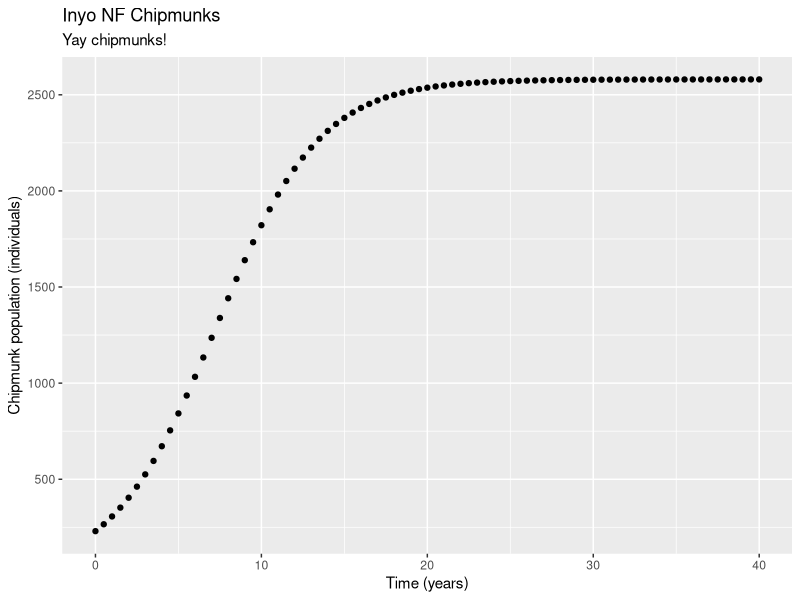

Source code (R):
## ---- chunk 1
knitr::opts_chunk$set(echo = TRUE)

library(tidyverse)
## ---- chunk 2
# Examples of logarithms

log(4)

# Examples of exponents

exp(5)

# A test of log()

log(exp(1))
## ---- chunk 3
# A sequence from 1 to 20, by 1

ex_1 <- seq(from = 1, to = 20, by = 1)

# Vdctor from 0 to 40, by increments of 0.2

ex_2 <- seq(from = 0, to = 40, by = 0.2)

# Vector from 1 to 5000, by increments of 10

ex_3 <- seq(from = 1, to = 5000, by = 10)

## ---- chunk 4
pop_logistic <- function(capacity, init_pop, rate, time_yr) {
  
    capacity/ (1 + ((capacity-init_pop) / init_pop) * exp(-rate * time_yr))
  
}

pop_logistic(capacity = 2580, init_pop = 230, rate = 0.32, time_yr = 2.4)

## ---- chunk 5
# Create a vector of times from 0 to 20, by increments of 0.5

time_vec <- seq(from = 0, to = 40, by = 0.5)


## ---- chunk 6
chipmunk_pop <- pop_logistic(capacity = 2580, init_pop = 230, rate = 0.32, time_yr = time_vec)
## ---- chunk 7

chipmunk_df <- data.frame(time_vec, chipmunk_pop)

chipmunk_df

## ---- chunk 8
ggplot(data = chipmunk_df, aes(x = time_vec, y = chipmunk_pop)) +
  geom_point() +
  labs(x = "Time (years)",
       y = "Chipmunk population (individuals)",
       title = "Inyo NF Chipmunks",
       subtitle = "Yay chipmunks!")


